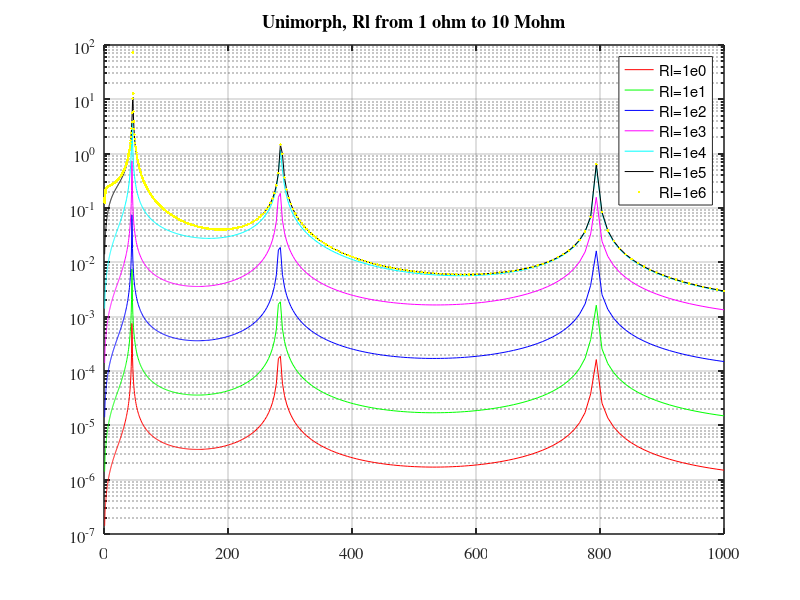
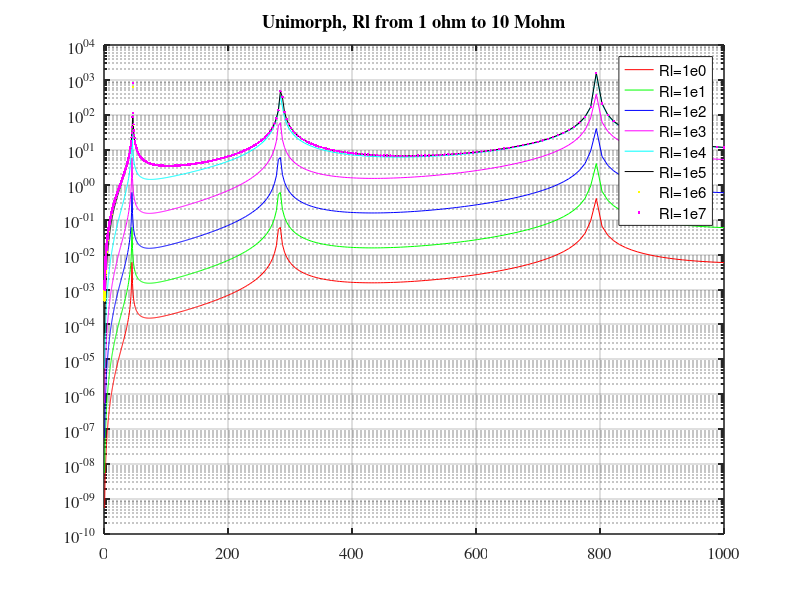

The MATLAB source for these figures, in order:
clc;clear;close all;

%% Bimorph, Rl from 1 ohm to 10 Mohm
results0 = load('bm_bim_base_Rl_1e0', 'Vplist', 'frlist', 'xib'); 
Vplist0 = results0.Vplist;
results1 = load('bm_bim_base_Rl_1e1', 'Vplist'); 
Vplist1 = results1.Vplist;
results2 = load('bm_bim_base_Rl_1e2', 'Vplist'); 
Vplist2 = results2.Vplist;
results3 = load('bm_bim_base_Rl_1e3', 'Vplist'); 
Vplist3 = results3.Vplist;
results4 = load('bm_bim_base_Rl_1e4', 'Vplist'); 
Vplist4 = results4.Vplist;
results5 = load('bm_bim_base_Rl_1e5', 'Vplist'); 
Vplist5 = results5.Vplist;
results6 = load('bm_bim_base_Rl_1e6', 'Vplist'); 
Vplist6 = results6.Vplist;
results7 = load('bm_bim_base_Rl_1e7', 'Vplist'); 
Vplist7 = results7.Vplist;

frlist = results0.frlist;
wlist  = 2*pi*frlist;
xib  = results0.xib;


%% plot voltage per acceleration versus frequency
figure(1)
semilogy(frlist, abs(Vplist0)./wlist./wlist/xib, 'r', 'DisplayName','Rl=1e0'); hold on
semilogy(frlist, abs(Vplist1)./wlist./wlist/xib, 'g', 'DisplayName','Rl=1e1'); 
semilogy(frlist, abs(Vplist2)./wlist./wlist/xib, 'b', 'DisplayName','Rl=1e2'); 
semilogy(frlist, abs(Vplist3)./wlist./wlist/xib, 'm', 'DisplayName','Rl=1e3'); 
semilogy(frlist, abs(Vplist4)./wlist./wlist/xib, 'c', 'DisplayName','Rl=1e4'); 
semilogy(frlist, abs(Vplist5)./wlist./wlist/xib, 'k', 'DisplayName','Rl=1e5'); 
semilogy(frlist, abs(Vplist6)./wlist./wlist/xib, 'y.', 'DisplayName','Rl=1e6'); 
% semilogy(frlist, abs(Vplist7)./wlist./wlist/xib, 'm.', 'DisplayName','Rl=1e7'); 
grid on
set(gca, 'linewidth', 1.1, 'fontsize', 12, 'fontname', 'times')
title('Unimorph, Rl from 1 ohm to 10 Mohm')
set(gcf, 'color', 'w')
legend('show')

figure(2)
%% plot voltage versus frequency
semilogy(frlist, abs(Vplist0), 'r', 'DisplayName','Rl=1e0'); hold on
semilogy(frlist, abs(Vplist1), 'g', 'DisplayName','Rl=1e1'); 
semilogy(frlist, abs(Vplist2), 'b', 'DisplayName','Rl=1e2'); 
semilogy(frlist, abs(Vplist3), 'm', 'DisplayName','Rl=1e3'); 
semilogy(frlist, abs(Vplist4), 'c', 'DisplayName','Rl=1e4'); 
semilogy(frlist, abs(Vplist5), 'k', 'DisplayName','Rl=1e5'); 
semilogy(frlist, abs(Vplist6), 'y.', 'DisplayName','Rl=1e6'); 
semilogy(frlist, abs(Vplist7), 'm.', 'DisplayName','Rl=1e7'); 
grid on
set(gca, 'linewidth', 1.1, 'fontsize', 12, 'fontname', 'times')
title('Unimorph, Rl from 1 ohm to 10 Mohm')
set(gcf, 'color', 'w')
legend('show')




